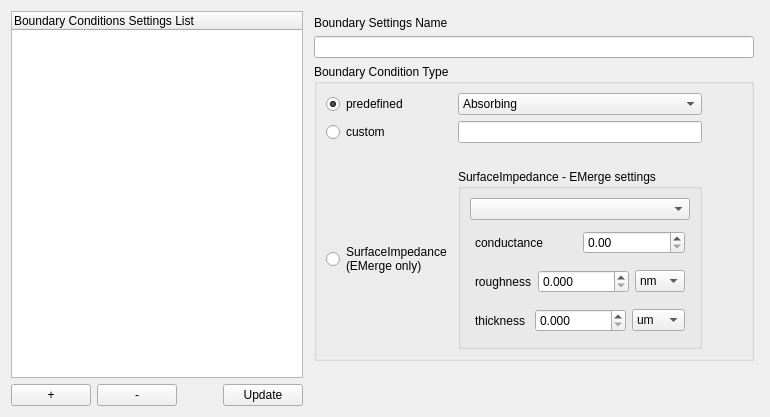
         <widget class="QWidget" name="boundaryConditionTab">
          <property name="accessibleName">
           <string/>
          </property>
          <attribute name="title">
           <string>Boundary Conditions</string>
          </attribute>
          <layout class="QHBoxLayout" name="horizontalLayout_61">
           <item>
            <layout class="QVBoxLayout" name="verticalLayout_42">
             <property name="leftMargin">
              <number>0</number>
             </property>
             <property name="topMargin">
              <number>0</number>
             </property>
             <property name="rightMargin">
              <number>0</number>
             </property>
             <property name="bottomMargin">
              <number>0</number>
             </property>
             <item>
              <widget class="QTreeWidget" name="boundaryConditionSettingsTreeView">
               <column>
                <property name="text">
                 <string>Boundary Conditions Settings List</string>
                </property>
               </column>
              </widget>
             </item>
             <item>
              <layout class="QHBoxLayout" name="horizontalLayout_62">
               <property name="leftMargin">
                <number>0</number>
               </property>
               <property name="topMargin">
                <number>0</number>
               </property>
               <property name="rightMargin">
                <number>0</number>
               </property>
               <property name="bottomMargin">
                <number>0</number>
               </property>
               <item>
                <widget class="QPushButton" name="boundaryConditionSettingsAddButton">
                 <property name="text">
                  <string>+</string>
                 </property>
                </widget>
               </item>
               <item>
                <widget class="QPushButton" name="boundaryConditionSettingsRemoveButton">
                 <property name="text">
                  <string>-</string>
                 </property>
                </widget>
               </item>
               <item>
                <spacer name="horizontalSpacer_53">
                 <property name="orientation">
                  <enum>Qt::Orientation::Horizontal</enum>
                 </property>
                 <property name="sizeHint" stdset="0">
                  <size>
                   <width>40</width>
                   <height>20</height>
                  </size>
                 </property>
                </spacer>
               </item>
               <item>
                <widget class="QPushButton" name="boundaryConditionSettingsUpdateButton">
                 <property name="text">
                  <string>Update</string>
                 </property>
                </widget>
               </item>
              </layout>
             </item>
            </layout>
           </item>
           <item>
            <layout class="QVBoxLayout" name="verticalLayout_41">
             <property name="leftMargin">
              <number>5</number>
             </property>
             <property name="topMargin">
              <number>5</number>
             </property>
             <property name="rightMargin">
              <number>5</number>
             </property>
             <property name="bottomMargin">
              <number>5</number>
             </property>
             <item>
              <widget class="QLabel" name="label_121">
               <property name="text">
                <string>Boundary Settings Name</string>
               </property>
              </widget>
             </item>
             <item>
              <widget class="QLineEdit" name="boundaryConditionSettingsNameInput"/>
             </item>
             <item>
              <widget class="QGroupBox" name="groupBox_10">
               <property name="title">
                <string>Boundary Condition Type</string>
               </property>
               <layout class="QGridLayout" name="gridLayout_26">
                <item row="0" column="2">
                 <spacer name="horizontalSpacer_52">
                  <property name="orientation">
                   <enum>Qt::Orientation::Horizontal</enum>
                  </property>
                  <property name="sizeHint" stdset="0">
                   <size>
                    <width>40</width>
                    <height>20</height>
                   </size>
                  </property>
                 </spacer>
                </item>
                <item row="1" column="1">
                 <widget class="QLineEdit" name="boundaryConditionTypeCustomTextInput"/>
                </item>
                <item row="0" column="0">
                 <widget class="QRadioButton" name="boundaryConditionTypePredefinedRadio">
                  <property name="text">
                   <string>predefined</string>
                  </property>
                  <property name="checked">
                   <bool>true</bool>
                  </property>
                 </widget>
                </item>
                <item row="0" column="1">
                 <widget class="QComboBox" name="boundaryConditionTypeCombobox">
                  <property name="minimumSize">
                   <size>
                    <width>200</width>
                    <height>0</height>
                   </size>
                  </property>
                  <property name="currentIndex">
                   <number>3</number>
                  </property>
                  <item>
                   <property name="text">
                    <string>PEC</string>
                   </property>
                  </item>
                  <item>
                   <property name="text">
                    <string>PMC</string>
                   </property>
                  </item>
                  <item>
                   <property name="text">
                    <string>Robin</string>
                   </property>
                  </item>
                  <item>
                   <property name="text">
                    <string>Absorbing</string>
                   </property>
                  </item>
                  <item>
                   <property name="text">
                    <string>ZeroCharge</string>
                   </property>
                  </item>
                  <item>
                   <property name="text">
                    <string>Ground</string>
                   </property>
                  </item>
                 </widget>
                </item>
                <item row="1" column="0">
                 <widget class="QRadioButton" name="boundaryConditionTypeCustomRadio">
                  <property name="text">
                   <string>custom</string>
                  </property>
                 </widget>
                </item>
                <item row="4" column="0">
                 <widget class="QRadioButton" name="boundaryConditionTypeSurfaceImpedanceRadio">
                  <property name="text">
                   <string>SurfaceImpedance
(EMerge only)</string>
                  </property>
                 </widget>
                </item>
                <item row="3" column="2">
                 <spacer name="verticalSpacer_49">
                  <property name="orientation">
                   <enum>Qt::Orientation::Vertical</enum>
                  </property>
                  <property name="sizeType">
                   <enum>QSizePolicy::Policy::Preferred</enum>
                  </property>
                  <property name="sizeHint" stdset="0">
                   <size>
                    <width>20</width>
                    <height>20</height>
                   </size>
                  </property>
                 </spacer>
                </item>
                <item row="4" column="1">
                 <widget class="QGroupBox" name="groupBox_4">
                  <property name="title">
                   <string>SurfaceImpedance - EMerge settings</string>
                  </property>
                  <layout class="QVBoxLayout" name="verticalLayout_57">
                   <item>
                    <widget class="QComboBox" name="boundaryConditionTypeSurfaceImpedanceMaterial">
                     <property name="placeholderText">
                      <string>...material...</string>
                     </property>
                    </widget>
                   </item>
                   <item>
                    <layout class="QHBoxLayout" name="horizontalLayout_69">
                     <property name="leftMargin">
                      <number>5</number>
                     </property>
                     <property name="topMargin">
                      <number>5</number>
                     </property>
                     <property name="rightMargin">
                      <number>5</number>
                     </property>
                     <property name="bottomMargin">
                      <number>5</number>
                     </property>
                     <item>
                      <widget class="QLabel" name="label_187">
                       <property name="text">
                        <string>conductance</string>
                       </property>
                      </widget>
                     </item>
                     <item>
                      <widget class="QDoubleSpinBox" name="boundaryConditionTypeSurfaceImpedanceConductance">
                       <property name="maximum">
                        <double>1000000000000000.000000000000000</double>
                       </property>
                      </widget>
                     </item>
                    </layout>
                   </item>
                   <item>
                    <layout class="QHBoxLayout" name="horizontalLayout_70">
                     <property name="leftMargin">
                      <number>5</number>
                     </property>
                     <property name="topMargin">
                      <number>5</number>
                     </property>
                     <property name="rightMargin">
                      <number>5</number>
                     </property>
                     <property name="bottomMargin">
                      <number>5</number>
                     </property>
                     <item>
                      <widget class="QLabel" name="label_188">
                       <property name="text">
                        <string>roughness</string>
                       </property>
                      </widget>
                     </item>
                     <item>
                      <widget class="QDoubleSpinBox" name="boundaryConditionTypeSurfaceImpedanceRoughness">
                       <property name="decimals">
                        <number>3</number>
                       </property>
                       <property name="maximum">
                        <double>1000000000.000000000000000</double>
                       </property>
                      </widget>
                     </item>
                     <item>
                      <widget class="QComboBox" name="boundaryConditionTypeSurfaceImpedanceRoughnessUnits">
                       <property name="currentIndex">
                        <number>4</number>
                       </property>
                       <item>
                        <property name="text">
                         <string>m</string>
                        </property>
                       </item>
                       <item>
                        <property name="text">
                         <string>cm</string>
                        </property>
                       </item>
                       <item>
                        <property name="text">
                         <string>mm</string>
                        </property>
                       </item>
                       <item>
                        <property name="text">
                         <string>um</string>
                        </property>
                       </item>
                       <item>
                        <property name="text">
                         <string>nm</string>
                        </property>
                       </item>
                       <item>
                        <property name="text">
                         <string>pm</string>
                        </property>
                       </item>
                      </widget>
                     </item>
                    </layout>
                   </item>
                   <item>
                    <layout class="QHBoxLayout" name="horizontalLayout_71">
                     <property name="leftMargin">
                      <number>5</number>
                     </property>
                     <property name="topMargin">
                      <number>5</number>
                     </property>
                     <property name="rightMargin">
                      <number>5</number>
                     </property>
                     <property name="bottomMargin">
                      <number>5</number>
                     </property>
                     <item>
                      <widget class="QLabel" name="label_189">
                       <property name="text">
                        <string>thickness</string>
                       </property>
                      </widget>
                     </item>
                     <item>
                      <widget class="QDoubleSpinBox" name="boundaryConditionTypeSurfaceImpedanceThickness">
                       <property name="decimals">
                        <number>3</number>
                       </property>
                       <property name="maximum">
                        <double>1000000000.000000000000000</double>
                       </property>
                      </widget>
                     </item>
                     <item>
                      <widget class="QComboBox" name="boundaryConditionTypeSurfaceImpedanceThicknessUnits">
                       <property name="currentIndex">
                        <number>3</number>
                       </property>
                       <item>
                        <property name="text">
                         <string>m</string>
                        </property>
                       </item>
                       <item>
                        <property name="text">
                         <string>cm</string>
                        </property>
                       </item>
                       <item>
                        <property name="text">
                         <string>mm</string>
                        </property>
                       </item>
                       <item>
                        <property name="text">
                         <string>um</string>
                        </property>
                       </item>
                       <item>
                        <property name="text">
                         <string>nm</string>
                        </property>
                       </item>
                       <item>
                        <property name="text">
                         <string>pm</string>
                        </property>
                       </item>
                      </widget>
                     </item>
                    </layout>
                   </item>
                  </layout>
                 </widget>
                </item>
               </layout>
              </widget>
             </item>
             <item>
              <spacer name="verticalSpacer_34">
               <property name="orientation">
                <enum>Qt::Orientation::Vertical</enum>
               </property>
               <property name="sizeHint" stdset="0">
                <size>
                 <width>20</width>
                 <height>40</height>
                </size>
               </property>
              </spacer>
             </item>
            </layout>
           </item>
          </layout>
         </widget>
